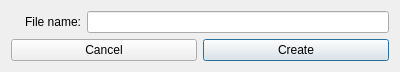
<?xml version="1.0" encoding="UTF-8"?>
<ui version="4.0">
 <class>DialogWithValue</class>
 <widget class="QDialog" name="dialogWithValue">
  <property name="geometry">
   <rect>
    <x>0</x>
    <y>0</y>
    <width>400</width>
    <height>71</height>
   </rect>
  </property>
  <property name="windowTitle">
   <string>Dialog</string>
  </property>
  <layout class="QVBoxLayout" name="verticalLayout">
   <item>
    <layout class="QHBoxLayout" name="value">
     <item>
      <widget class="QLabel" name="labelValue">
       <property name="minimumSize">
        <size>
         <width>70</width>
         <height>0</height>
        </size>
       </property>
       <property name="text">
        <string>File name:</string>
       </property>
       <property name="alignment">
        <set>Qt::AlignRight|Qt::AlignTrailing|Qt::AlignVCenter</set>
       </property>
      </widget>
     </item>
     <item>
      <widget class="QLineEdit" name="editValue"/>
     </item>
    </layout>
   </item>
   <item>
    <layout class="QHBoxLayout" name="buttons">
     <item>
      <widget class="QPushButton" name="buttonCancel">
       <property name="text">
        <string>Cancel</string>
       </property>
      </widget>
     </item>
     <item>
      <widget class="QPushButton" name="buttonCreate">
       <property name="text">
        <string>Create</string>
       </property>
       <property name="default">
        <bool>true</bool>
       </property>
      </widget>
     </item>
    </layout>
   </item>
  </layout>
 </widget>
 <resources/>
 <connections/>
</ui>
